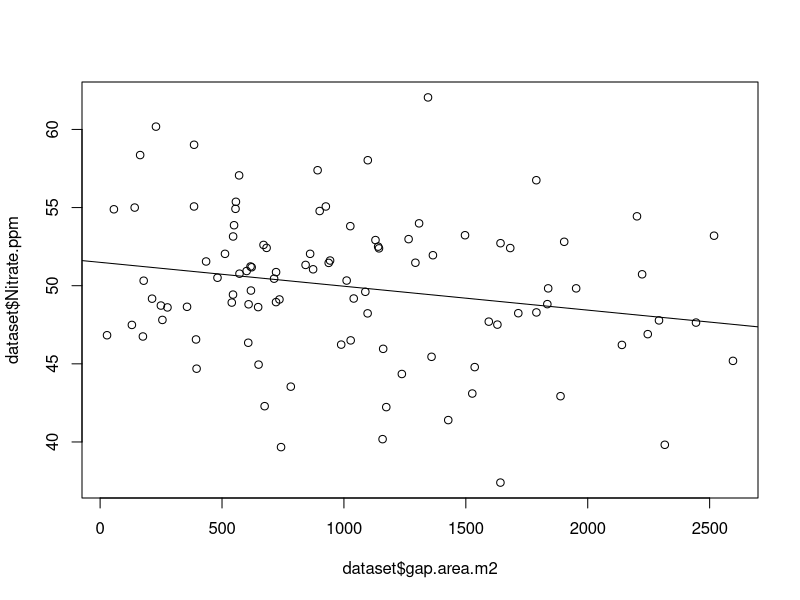
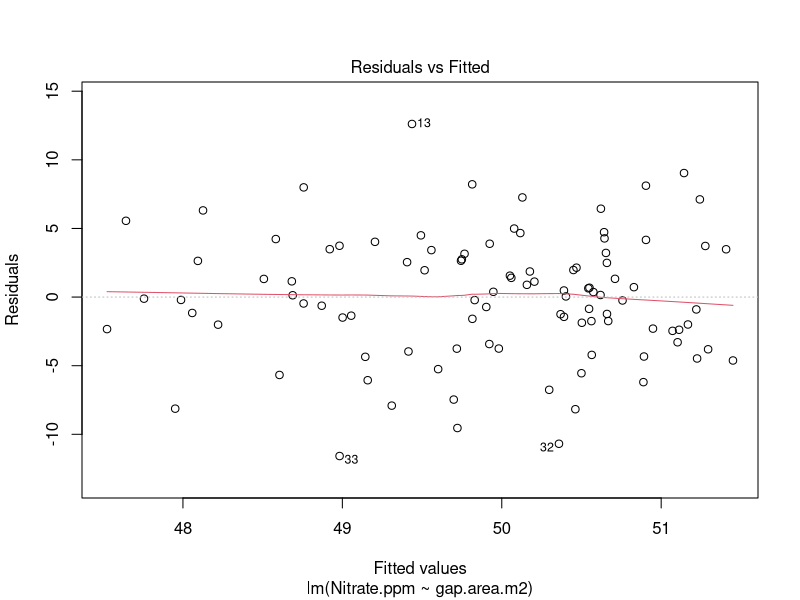
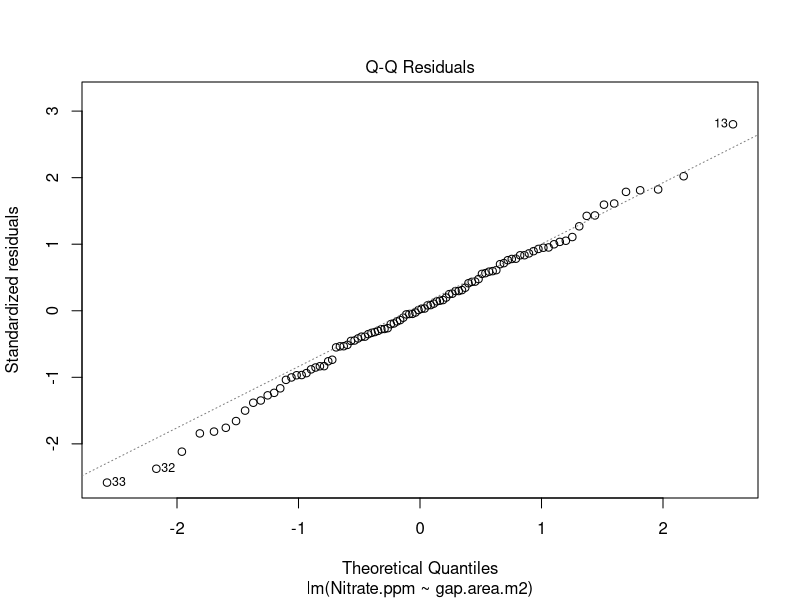
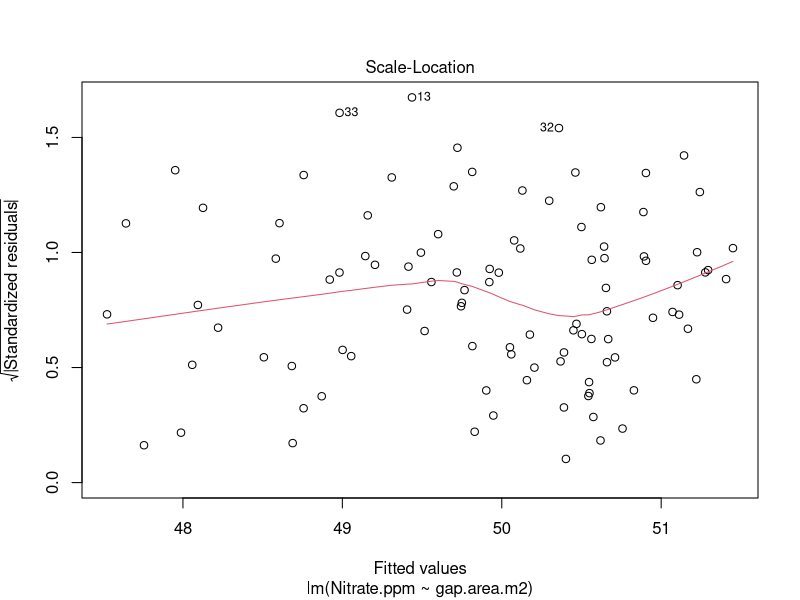
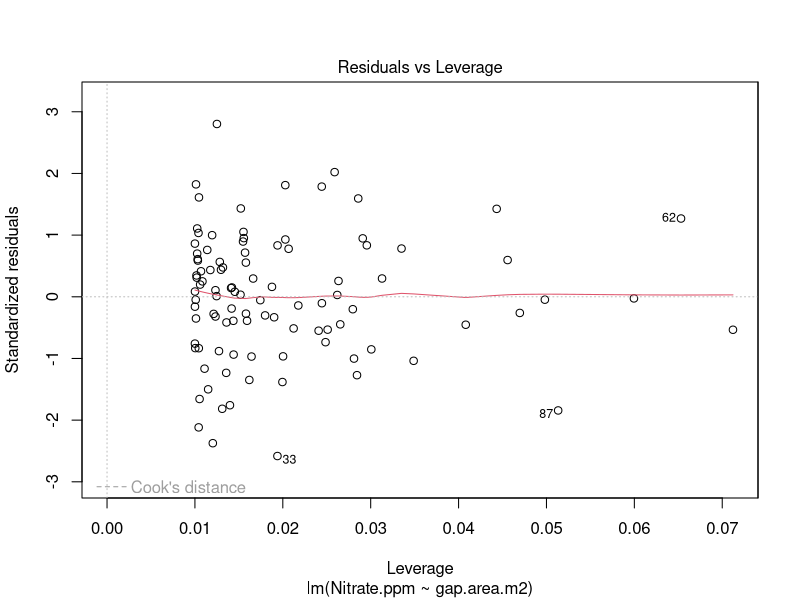
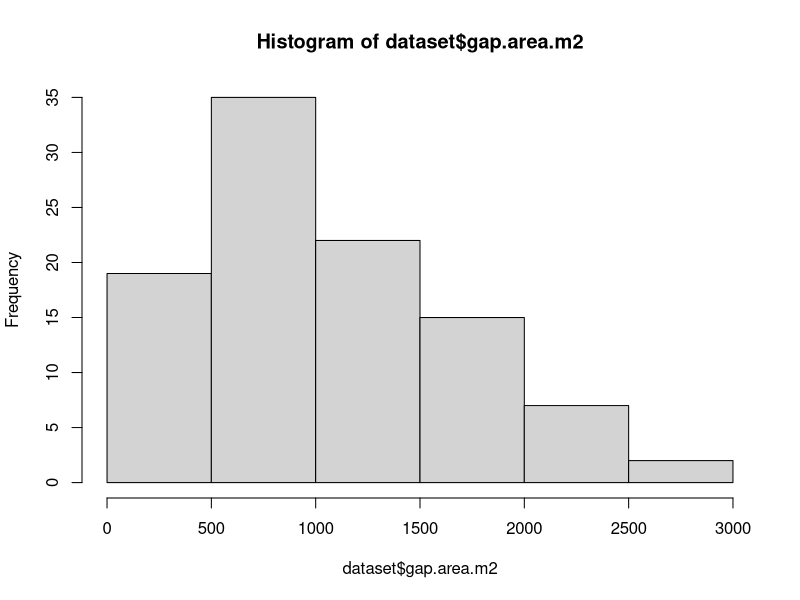
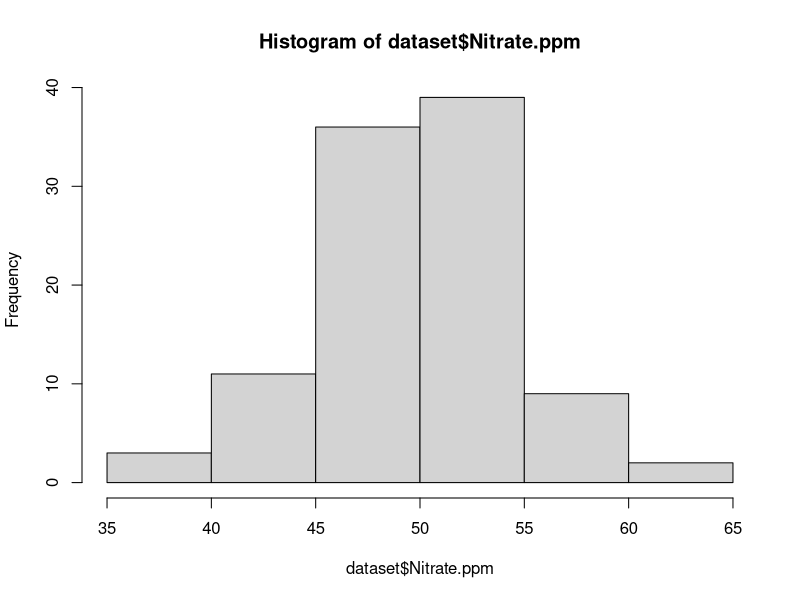

The R script that drew these images, in order:
# Imports data as a dataframe
dataset <- read.csv(file = "Weekly_assignments/week08/InClassData.csv", header = TRUE)






model <- lm(formula = Nitrate.ppm ~ gap.area.m2, data = dataset)

plot(dataset$Nitrate.ppm ~ dataset$gap.area.m2)
abline(model)

plot(model)

hist(dataset$gap.area.m2)
hist(dataset$Nitrate.ppm)

library(fBasics)
normalTest(dataset$gap.area.m2, method = c("da"))
normalTest(dataset$Nitrate.ppm, method = c("da"))
